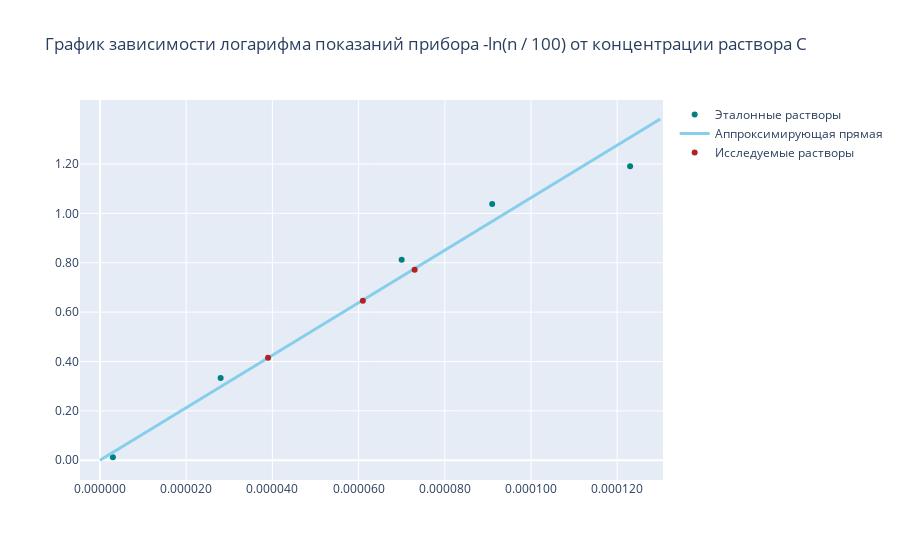

The notebook cell saved with this chart:
### Code cell
p1 = go.Scatter(x = C_I2_H2O_ref, y = neg_log_n_ref, mode = 'markers', hoverinfo = 'x+y',
                marker = dict(color = 'rgb(0, 128, 128)'), name = 'Эталонные растворы')

p2 = go.Scatter(x = C_line, y = n_log_line, mode = 'lines', 
                               line = dict(color = 'rgb(135, 206, 235)', width = 3), name = 'Аппроксимирующая прямая')

p3 = go.Scatter(x = C_I2_H2O_bal, y = neg_log_n, mode = 'markers', hoverinfo = 'x+y',
                marker = dict(color = 'rgb(178, 34, 34)'), name = 'Исследуемые растворы')

layout = go.Layout(title = 'График зависимости логарифма показаний прибора -ln(n / 100) от концентрации раствора C',
                   xaxis = dict(showgrid = True, zeroline = True),
                   yaxis = dict(showgrid = True, zeroline = True),
                   showlegend = True, hovermode = 'closest')

fig = go.Figure(data = [p1, p2, p3], layout = layout)

fig.update_yaxes(tickvals = np.linspace(0, 1.2, 7), hoverformat = '.2f')
fig.update_xaxes(tickvals = np.linspace(0, 120e-6, 7), hoverformat = '.6f')

py.offline.iplot(fig)

### Figure 1 — Plotly figure (JSON) as saved in the notebook; plotly's stock layout.template omitted (floating-point values rounded to 4 significant figures)
{"data": [{"hoverinfo": "x+y", "marker": {"color": "rgb(0, 128, 128)"}, "mode": "markers", "name": "Эталонные растворы", "type": "scatter", "x": [3e-06, 2.8e-05, 7e-05, 9.1e-05, 0.000123], "y": [0.01207, 0.3327, 0.8119, 1.038, 1.191]}, {"line": {"color": "rgb(135, 206, 235)", "width": 3}, "mode": "lines", "name": "Аппроксимирующая прямая", "type": "scatter", "x": [0.0, 0.00013], "y": [0.0, 1.382]}, {"hoverinfo": "x+y", "marker": {"color": "rgb(178, 34, 34)"}, "mode": "markers", "name": "Исследуемые растворы", "type": "scatter", "x": [3.9e-05, 6.1e-05, 7.3e-05], "y": [0.4155, 0.6463, 0.7722]}], "layout": {"hovermode": "closest", "showlegend": true, "title": {"text": "График зависимости логарифма показаний прибора -ln(n / 100) от концентрации раствора C"}, "xaxis": {"hoverformat": ".6f", "showgrid": true, "tickvals": [0.0, 2e-05, 4e-05, 6e-05, 8e-05, 0.0001, 0.00012], "zeroline": true}, "yaxis": {"hoverformat": ".2f", "showgrid": true, "tickvals": [0.0, 0.2, 0.4, 0.6, 0.8, 1.0, 1.2], "zeroline": true}}}
